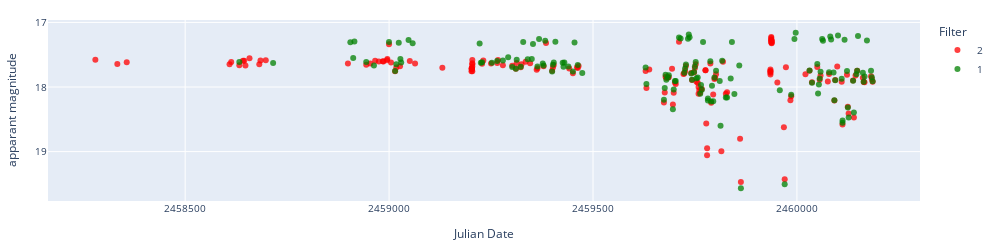

Here is the notebook cell this chart was saved with:
### Markdown cell above
### Display light curves of non-model objects

### Code cell
# Display lasair difference magnitude and apparent magnitude light curves.
index2 = [124] #dataset_nonmodel_final.index.tolist()

objects2 = dataset_nonmodel_final.iloc[index2]['oid_ztf'].to_list()
date = '08102023'

# Apply errorbars
error = False

if error == True:
        errColalerce1 = 'sigmapsf'
        errColalerce2 = 'sigmapsf_corr_revised'
        errCollasair1 = 'sigmapsf'
        errCollasair2 = 'dc_sigmag'
else:
    errColalerce1 = None
    errColalerce2 = None
    errCollasair1 = None
    errCollasair2 = None

for object in objects2:
    try:
        lc_lasair = load_lasair_lc(object, path=f'../lightcurves_dataset/lasair_{date}')
    except:
        # Create a folder within path for LCs if one does not exist
        if not os.path.exists(f'../lightcurves_dataset/lasair_non_dataset/cache'):
            os.makedirs(f'../lightcurves_dataset/lasair_non_dataset/cache')
        print('Not in dataset')
        download_lasair_lc([object], folderpath=f'../lightcurves_dataset/lasair_non_dataset', cache=f'../lightcurves_dataset/lasair_non_dataset/cache')
        lc_lasair = load_lasair_lc(object, path=f'../lightcurves_dataset/lasair_non_dataset')

    lc_lasair_appmag = lasair_clean(lc_lasair, limit=25, magerrlim=1)

    manual_label = dataset_nonmodel_final.loc[dataset_nonmodel_final['oid_ztf']==object, 'labels_1'].values[0]
    oid_aavso = dataset_nonmodel_final.loc[dataset_nonmodel_final['oid_ztf']==object, 'oid_aavso'].values[0]
    type_aavso = dataset_nonmodel_final.loc[dataset_nonmodel_final['oid_ztf']==object, 'type_aavso'].values[0]
    print(f'oid_ztf: {object}\nmanual_label: {manual_label}\noid_aavso: {oid_aavso}\ntype_aavso: {type_aavso}')
    display_lightcurve(lc_lasair_appmag,x='jd',y='dc_mag',errorCol=errCollasair2)

### Figure 1 — Plotly figure (JSON) as saved in the notebook; plotly's stock layout.template omitted (floating-point values rounded to 4 significant figures; data arrays with more than 128 entries replaced by an {"elided": "..."} marker saying what was removed)
{"data": [{"hovertemplate": "Filter=2<br>Julian Date=%{x}<br>apparant magnitude=%{y}<extra></extra>", "legendgroup": "2", "marker": {"color": "red", "opacity": 0.75, "symbol": "circle"}, "mode": "markers", "name": "2", "orientation": "v", "showlegend": true, "type": "scatter", "x": {"elided": "161 float values"}, "xaxis": "x", "y": {"elided": "161 float values"}, "yaxis": "y"}, {"hovertemplate": "Filter=1<br>Julian Date=%{x}<br>apparant magnitude=%{y}<extra></extra>", "legendgroup": "1", "marker": {"color": "green", "opacity": 0.75, "symbol": "circle"}, "mode": "markers", "name": "1", "orientation": "v", "showlegend": true, "type": "scatter", "x": {"elided": "136 float values"}, "xaxis": "x", "y": {"elided": "136 float values"}, "yaxis": "y"}], "layout": {"font": {"size": 10}, "height": 250, "legend": {"title": {"text": "Filter"}, "tracegroupgap": 0}, "margin": {"b": 20, "l": 20, "r": 20, "t": 20}, "width": 1000, "xaxis": {"anchor": "y", "domain": [0, 1], "tickformat": "float", "title": {"text": "Julian Date"}}, "yaxis": {"anchor": "x", "autorange": "reversed", "domain": [0, 1], "title": {"text": "apparant magnitude"}}}}
